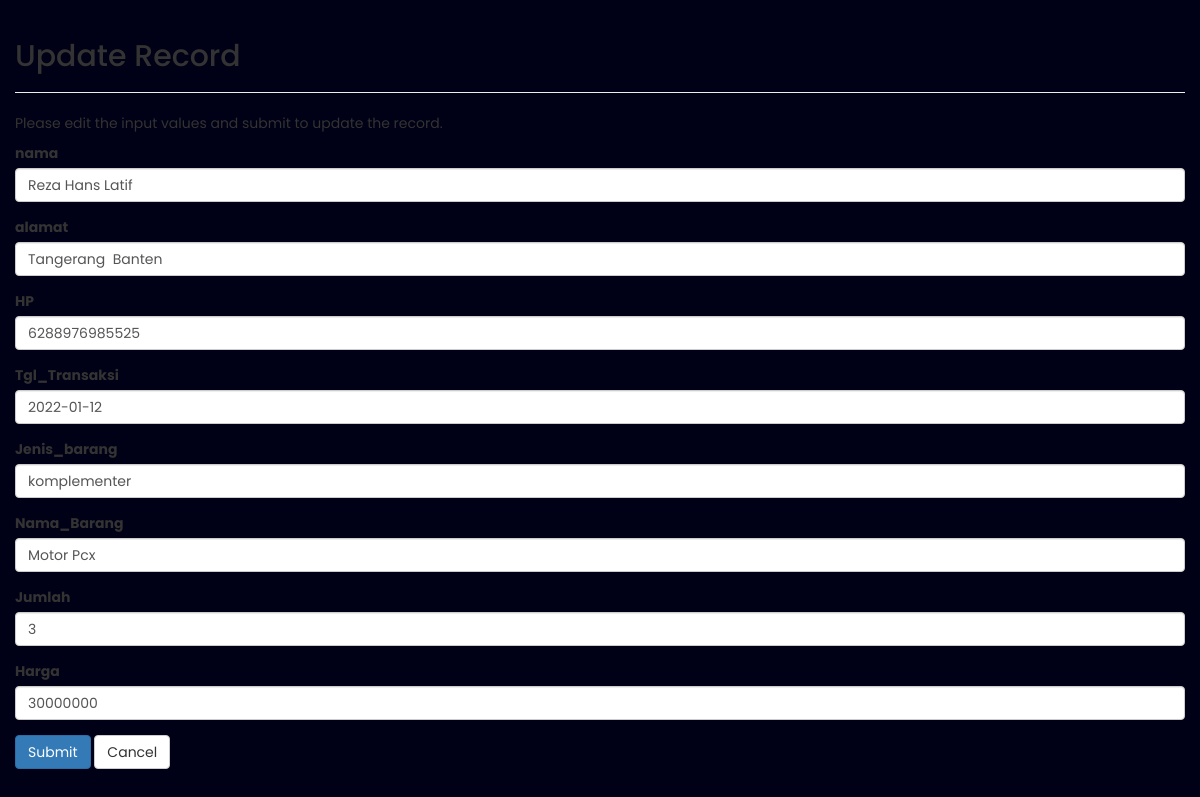
Screenshot of /update.php?Id_pembeli=101001 with the database file from the repository.
### tables this page shows
CREATE TABLE `latif` (
  `Id_pembeli` int(10) NOT NULL,
  `nama` varchar(30) NOT NULL,
  `alamat` varchar(50) NOT NULL,
  `HP` varchar(20) NOT NULL,
  `Tgl_Transaksi` date NOT NULL,
  `Jenis_barang` varchar(25) NOT NULL,
  `Nama_Barang` varchar(50) NOT NULL,
  `Jumlah` int(20) NOT NULL,
  `Harga` int(25) NOT NULL
);

### update.php (the view, shortened to what this page needs)
<?php
require "config.php";
 $nama = $alamat =  $HP =$Tgl_Transaksi =$Jenis_barang =$Nama_Barang =$Jumlah =$Harga ="";
 $nama_err = $alamat_err =  $HP_err =$Tgl_Transaksi_err =$Jenis_barang_err =$Nama_Barang_err =$Jumlah_err =$Harga_err ="";
if(isset($_POST["Id_pembeli"]) && !empty($_POST["Id_pembeli"])){
    $Id_pembeli = $_POST["Id_pembeli"];
      $input_nama = trim($_POST["nama"]);
      if(empty($input_nama)){
        $nama_err = "Please enter a nama.";
    } elseif(!filter_var($input_nama, FILTER_VALIDATE_REGEXP, array("options"=>array("regexp"=>"/^[a-zA-Z\s]+$/")))){
        $nama_err = "Please enter a valid nama.";
    } else{
        $nama = $input_nama;
    }
    $input_alamat = trim($_POST["alamat"]);
    if(empty($input_alamat)){
        $alamat_err = "Please enter a alamat.";
    } elseif(!filter_var($input_alamat, FILTER_VALIDATE_REGEXP, array("options"=>array("regexp"=>"/^[a-zA-Z\s]+$/")))){
        $alamat_err = "Please enter a valid alamat.";
    } else{
        $alamat = $input_alamat;
    }
        $input_HP = trim($_POST["HP"]);
        if(empty($input_HP)){
            $HP_err = "Please enter the HP value.";
        } elseif(!ctype_digit($input_HP)){
            $HP_err = "Please enter a positive integer value.";
        } else{
            $HP = $input_HP;
        }
    $input_Tgl_Transaksi = trim($_POST["Tgl_Transaksi"]);
    if(empty($input_Tgl_Transaksi)){
        $Tgl_Transaksi_err = "Please enter a Tgl_Transaksi.";
    } else{
        $Tgl_Transaksi = $input_Tgl_Transaksi;
    }
    $input_Jenis_barang = trim($_POST["Jenis_barang"]);
    if(empty($input_Jenis_barang)){
        $Jenis_barang_err = "Please enter a Jenis_barang.";
    } elseif(!filter_var($input_Jenis_barang, FILTER_VALIDATE_REGEXP, array("options"=>array("regexp"=>"/^[a-zA-Z\s]+$/")))){
        $Jenis_barang_err = "Please enter a valid Jenis_barang.";
    } else{
        $Jenis_barang = $input_Jenis_barang;
    }
    $input_Nama_Barang = trim($_POST["Nama_Barang"]);
    if(empty($input_Nama_Barang)){
        $Nama_Barang_err = "Please enter a Nama_Barang.";
    } elseif(!filter_var($input_Nama_Barang, FILTER_VALIDATE_REGEXP, array("options"=>array("regexp"=>"/^[a-zA-Z\s]+$/")))){
        $Nama_Barang_err = "Please enter a valid Nama_Barang.";
    } else{
        $Nama_Barang = $input_Nama_Barang;
    }
    $input_Jumlah = trim($_POST["Jumlah"]);
    if(empty($input_Jumlah)){
        $Jumlah_err = "Please enter the Jumlah value.";
    } elseif(!ctype_digit($input_Jumlah)){
        $Jumlah_err = "Please enter a positive integer value.";
    } else{
        $Jumlah = $input_Jumlah;
    }
     $input_Harga = trim($_POST["Harga"]);
     if(empty($input_Harga)){
         $Harga_err = "Please enter the Harga value.";
     } elseif(!ctype_digit($input_Harga)){
         $Harga_err = "Please enter a positive integer value.";
     } else{
         $Harga = $input_Harga;
     }
    if(empty($nama_err) && empty($alamat_err) && empty($HP_err)  && empty($Tgl_Transaksi_err ) && empty($Jenis_barang_err) && empty($Nama_Barang_err)  && empty($Jumlah_err)  && empty($Harga_err))  {
        $sql = "UPDATE latif SET nama=?, alamat=?, HP=?, Tgl_Transaksi=?, Jenis_barang=?, Nama_Barang=?, Jumlah=?, Harga=? WHERE Id_pembeli=?";
        if($stmt = mysqli_prepare($link, $sql)){
            mysqli_stmt_bind_param($stmt, "ssssssssi",$param_nama, $param_alamat,  $param_HP,  $param_Tgl_Transaksi, $param_Jenis_barang, $param_Nama_Barang , $param_Jumlah, $param_Harga ,$param_Id_pembeli);
            $param_nama = $nama;
            $param_alamat = $alamat;
            $param_HP =  $HP;
            $param_Tgl_Transaksi = $Tgl_Transaksi;
            $param_Jenis_barang = $Jenis_barang;
            $param_Nama_Barang = $Nama_Barang;
            $param_Jumlah = $Jumlah;
            $param_Harga = $Harga;
            $param_Id_pembeli = $Id_pembeli;
            if(mysqli_stmt_execute($stmt)){
                header("location: index.php");
                exit();
            } else{
                echo "Something went wrong. Please try again later.";
            }
        }
        mysqli_stmt_close($stmt);
    }
    mysqli_close($link);
}
 else{
    if(isset($_GET["Id_pembeli"]) && !empty(trim($_GET["Id_pembeli"]))){
        $sql = "SELECT * FROM latif WHERE Id_pembeli = ?";
        if($stmt = mysqli_prepare($link, $sql)){
            mysqli_stmt_bind_param($stmt, "i", $param_Id_pembeli);
            if(mysqli_stmt_execute($stmt)){
                $result = mysqli_stmt_get_result($stmt);
                if(mysqli_num_rows($result) == 1){
                    $row = mysqli_fetch_array($result, MYSQLI_ASSOC);
                    $nama = $row["nama"];
                    $alamat = $row["alamat"];
                    $HP = $row["HP"];
                    $Tgl_Transaksi = $row["Tgl_Transaksi"];
                    $Jenis_barang = $row["Jenis_barang"];
                    $Nama_Barang = $row["Nama_Barang"];
                    $Jumlah = $row["Jumlah"];
                    $Harga = $row["Harga"];
                }
            } else{
                echo "Oops! Something went wrong. Please try again later.";
            }
        }
    }
}
?>
<!DOCTYPE html>
<html lang="en">
<head>
    <link rel="stylesheet" href="https://maxcdn.bootstrapcdn.com/bootstrap/3.3.7/css/bootstrap.css">
    <link rel="stylesheet" href="style.css">
</head>
<body>
    <div class="wrapper">
        <div class="container-fluid">
            <div class="row">
                <div class="col-md-12">
                    <div class="page-header">
                        <h2>Update Record</h2>
                    </div>
                    <p>Please edit the input values and submit to update the record.</p>
                    <form action="<?php echo htmlspecialchars($_SERVER["PHP_SELF"]); ?>" method="post">
                            <div class="form-group <?php echo (!empty($nama_err)) ? 'has-error' : ''; ?>">
                                <label>nama</label>
                                <input type="text" name="nama" class="form-control" value="<?php echo $nama; ?>">
                            </div>
                            <div class="form-group <?php echo (!empty($alamat_err)) ? 'has-error' : ''; ?>">
                                <label>alamat</label>
                                <input type="text" name="alamat" class="form-control" value="<?php echo $alamat; ?>">
                            </div>
                            <div class="form-group <?php echo (!empty($HP_err)) ? 'has-error' : ''; ?>">
                                <label>HP</label>
                                <input type="text" name="HP" class="form-control" value="<?php echo $HP; ?>">
                            </div>
                            <div class="form-group <?php echo (!empty($Tgl_Transaksi_err)) ? 'has-error' : ''; ?>">
                                <label>Tgl_Transaksi</label>
                                <input type="text" name="Tgl_Transaksi" class="form-control" value="<?php echo $Tgl_Transaksi; ?>">
                            </div>
                            <div class="form-group <?php echo (!empty($Jenis_barang_err)) ? 'has-error' : ''; ?>">
                                <label>Jenis_barang</label>
                                <input type="text" name="Jenis_barang" class="form-control" value="<?php echo $Jenis_barang; ?>">
                            </div>
                            <div class="form-group <?php echo (!empty($Nama_Barang_err)) ? 'has-error' : ''; ?>">
                                <label>Nama_Barang</label>
                                <input type="text" name="Nama_Barang" class="form-control" value="<?php echo $Nama_Barang; ?>">
                            </div>
                            <div class="form-group <?php echo (!empty($Jumlah_err)) ? 'has-error' : ''; ?>">
                                <label>Jumlah</label>
                                <input type="text" name="Jumlah" class="form-control" value="<?php echo $Jumlah; ?>">
                            </div>
                            <div class="form-group <?php echo (!empty($Harga_err)) ? 'has-error' : ''; ?>">
                                <label>Harga</label>
                                <input type="text" name="Harga" class="form-control" value="<?php echo $Harga; ?>">
                            </div>
                            <div>
                                <input type="submit" class="btn btn-primary" value="Submit">
                                <a href="index.php" class="btn btn-default">Cancel</a>
                            </div>
                    </form>
                </div>
            </div>
        </div>
    </div>
</body>
</html>

### style.css (style rules this page uses)
* { margin: 0; padding: 0; box-sizing: border-box; font-family: 'Poppins', sans-serif; }
body { background: #000116; }

### rows the page displays
latif: nama "Reza Hans Latif", alamat "Tangerang Banten", HP "6288976985525", Tgl_Transaksi "2022-01-12", Jenis_barang "komplementer", Nama_Barang "Motor Pcx", Jumlah "3", Harga "30000000"
